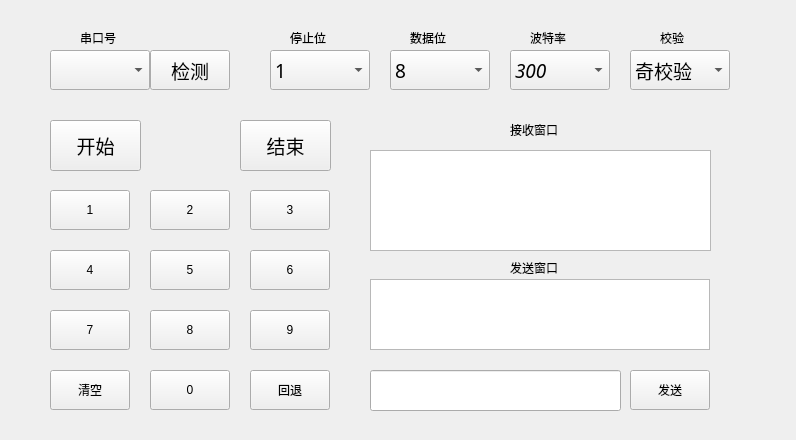
<?xml version="1.0" encoding="UTF-8"?>
<ui version="4.0">
 <class>Serial</class>
 <widget class="QWidget" name="Serial">
  <property name="geometry">
   <rect>
    <x>0</x>
    <y>0</y>
    <width>796</width>
    <height>440</height>
   </rect>
  </property>
  <property name="minimumSize">
   <size>
    <width>796</width>
    <height>440</height>
   </size>
  </property>
  <property name="windowTitle">
   <string>串口功能展示</string>
  </property>
  <widget class="QPushButton" name="pushButton_del">
   <property name="geometry">
    <rect>
     <x>250</x>
     <y>370</y>
     <width>80</width>
     <height>40</height>
    </rect>
   </property>
   <property name="text">
    <string>回退</string>
   </property>
  </widget>
  <widget class="QPushButton" name="pushButton_4">
   <property name="geometry">
    <rect>
     <x>50</x>
     <y>250</y>
     <width>80</width>
     <height>40</height>
    </rect>
   </property>
   <property name="text">
    <string>4</string>
   </property>
  </widget>
  <widget class="QPushButton" name="pushButton_5">
   <property name="geometry">
    <rect>
     <x>150</x>
     <y>250</y>
     <width>80</width>
     <height>40</height>
    </rect>
   </property>
   <property name="text">
    <string>5</string>
   </property>
  </widget>
  <widget class="QPushButton" name="pushButton_6">
   <property name="geometry">
    <rect>
     <x>250</x>
     <y>250</y>
     <width>80</width>
     <height>40</height>
    </rect>
   </property>
   <property name="text">
    <string>6</string>
   </property>
  </widget>
  <widget class="QPushButton" name="pushButton_1">
   <property name="geometry">
    <rect>
     <x>50</x>
     <y>190</y>
     <width>80</width>
     <height>40</height>
    </rect>
   </property>
   <property name="text">
    <string>1</string>
   </property>
  </widget>
  <widget class="QPushButton" name="pushButton_3">
   <property name="geometry">
    <rect>
     <x>250</x>
     <y>190</y>
     <width>80</width>
     <height>40</height>
    </rect>
   </property>
   <property name="text">
    <string>3</string>
   </property>
  </widget>
  <widget class="QPushButton" name="pushButton_2">
   <property name="geometry">
    <rect>
     <x>150</x>
     <y>190</y>
     <width>80</width>
     <height>40</height>
    </rect>
   </property>
   <property name="text">
    <string>2</string>
   </property>
  </widget>
  <widget class="QPushButton" name="pushButton_clr">
   <property name="geometry">
    <rect>
     <x>50</x>
     <y>370</y>
     <width>80</width>
     <height>40</height>
    </rect>
   </property>
   <property name="text">
    <string>清空</string>
   </property>
  </widget>
  <widget class="QPushButton" name="pushButton_9">
   <property name="geometry">
    <rect>
     <x>250</x>
     <y>310</y>
     <width>80</width>
     <height>40</height>
    </rect>
   </property>
   <property name="text">
    <string>9</string>
   </property>
  </widget>
  <widget class="QPushButton" name="pushButton_7">
   <property name="geometry">
    <rect>
     <x>50</x>
     <y>310</y>
     <width>80</width>
     <height>40</height>
    </rect>
   </property>
   <property name="text">
    <string>7</string>
   </property>
  </widget>
  <widget class="QPushButton" name="pushButton_8">
   <property name="geometry">
    <rect>
     <x>150</x>
     <y>310</y>
     <width>80</width>
     <height>40</height>
    </rect>
   </property>
   <property name="text">
    <string>8</string>
   </property>
  </widget>
  <widget class="QPushButton" name="pushButton_0">
   <property name="geometry">
    <rect>
     <x>150</x>
     <y>370</y>
     <width>80</width>
     <height>40</height>
    </rect>
   </property>
   <property name="text">
    <string>0</string>
   </property>
  </widget>
  <widget class="QComboBox" name="Data_Bits">
   <property name="geometry">
    <rect>
     <x>390</x>
     <y>50</y>
     <width>100</width>
     <height>40</height>
    </rect>
   </property>
   <property name="font">
    <font>
     <family>新宋体</family>
     <pointsize>14</pointsize>
    </font>
   </property>
   <item>
    <property name="text">
     <string>8</string>
    </property>
   </item>
   <item>
    <property name="text">
     <string>7</string>
    </property>
   </item>
   <item>
    <property name="text">
     <string>6</string>
    </property>
   </item>
   <item>
    <property name="text">
     <string>5</string>
    </property>
   </item>
  </widget>
  <widget class="QLabel" name="label_3">
   <property name="geometry">
    <rect>
     <x>410</x>
     <y>30</y>
     <width>36</width>
     <height>16</height>
    </rect>
   </property>
   <property name="text">
    <string>数据位</string>
   </property>
  </widget>
  <widget class="QLabel" name="label">
   <property name="geometry">
    <rect>
     <x>80</x>
     <y>30</y>
     <width>36</width>
     <height>16</height>
    </rect>
   </property>
   <property name="text">
    <string>串口号</string>
   </property>
  </widget>
  <widget class="QPushButton" name="Scan">
   <property name="geometry">
    <rect>
     <x>150</x>
     <y>50</y>
     <width>80</width>
     <height>40</height>
    </rect>
   </property>
   <property name="font">
    <font>
     <family>新宋体</family>
     <pointsize>14</pointsize>
    </font>
   </property>
   <property name="text">
    <string>检测</string>
   </property>
  </widget>
  <widget class="QComboBox" name="Serial_List">
   <property name="geometry">
    <rect>
     <x>50</x>
     <y>50</y>
     <width>100</width>
     <height>40</height>
    </rect>
   </property>
   <property name="font">
    <font>
     <family>新宋体</family>
     <pointsize>14</pointsize>
    </font>
   </property>
  </widget>
  <widget class="QLabel" name="label_2">
   <property name="geometry">
    <rect>
     <x>530</x>
     <y>30</y>
     <width>36</width>
     <height>16</height>
    </rect>
   </property>
   <property name="text">
    <string>波特率</string>
   </property>
  </widget>
  <widget class="QComboBox" name="Baud_Rate">
   <property name="geometry">
    <rect>
     <x>510</x>
     <y>50</y>
     <width>100</width>
     <height>40</height>
    </rect>
   </property>
   <property name="font">
    <font>
     <family>新宋体</family>
     <pointsize>14</pointsize>
     <italic>true</italic>
    </font>
   </property>
   <item>
    <property name="text">
     <string>300</string>
    </property>
   </item>
   <item>
    <property name="text">
     <string>600</string>
    </property>
   </item>
   <item>
    <property name="text">
     <string>1200</string>
    </property>
   </item>
   <item>
    <property name="text">
     <string>1800</string>
    </property>
   </item>
   <item>
    <property name="text">
     <string>2400</string>
    </property>
   </item>
   <item>
    <property name="text">
     <string>4800</string>
    </property>
   </item>
   <item>
    <property name="text">
     <string>9600</string>
    </property>
   </item>
   <item>
    <property name="text">
     <string>19200</string>
    </property>
   </item>
   <item>
    <property name="text">
     <string>38400</string>
    </property>
   </item>
   <item>
    <property name="text">
     <string>57600</string>
    </property>
   </item>
   <item>
    <property name="text">
     <string>115200</string>
    </property>
   </item>
   <item>
    <property name="text">
     <string>230400</string>
    </property>
   </item>
  </widget>
  <widget class="QPushButton" name="Stop">
   <property name="geometry">
    <rect>
     <x>240</x>
     <y>120</y>
     <width>91</width>
     <height>51</height>
    </rect>
   </property>
   <property name="font">
    <font>
     <family>新宋体</family>
     <pointsize>14</pointsize>
    </font>
   </property>
   <property name="text">
    <string>结束</string>
   </property>
  </widget>
  <widget class="QPushButton" name="Start">
   <property name="geometry">
    <rect>
     <x>50</x>
     <y>120</y>
     <width>91</width>
     <height>51</height>
    </rect>
   </property>
   <property name="font">
    <font>
     <family>新宋体</family>
     <pointsize>14</pointsize>
    </font>
   </property>
   <property name="text">
    <string>开始</string>
   </property>
  </widget>
  <widget class="QLabel" name="label_7">
   <property name="geometry">
    <rect>
     <x>510</x>
     <y>260</y>
     <width>204</width>
     <height>16</height>
    </rect>
   </property>
   <property name="text">
    <string>发送窗口</string>
   </property>
  </widget>
  <widget class="QTextBrowser" name="textBrowser">
   <property name="geometry">
    <rect>
     <x>370</x>
     <y>150</y>
     <width>341</width>
     <height>101</height>
    </rect>
   </property>
  </widget>
  <widget class="QLabel" name="label_6">
   <property name="geometry">
    <rect>
     <x>510</x>
     <y>120</y>
     <width>61</width>
     <height>20</height>
    </rect>
   </property>
   <property name="text">
    <string>接收窗口</string>
   </property>
  </widget>
  <widget class="QTextBrowser" name="History">
   <property name="geometry">
    <rect>
     <x>370</x>
     <y>279</y>
     <width>340</width>
     <height>71</height>
    </rect>
   </property>
  </widget>
  <widget class="QLineEdit" name="lineEdit">
   <property name="geometry">
    <rect>
     <x>370</x>
     <y>370</y>
     <width>251</width>
     <height>41</height>
    </rect>
   </property>
  </widget>
  <widget class="QPushButton" name="Emit">
   <property name="geometry">
    <rect>
     <x>630</x>
     <y>370</y>
     <width>80</width>
     <height>40</height>
    </rect>
   </property>
   <property name="text">
    <string>发送</string>
   </property>
  </widget>
  <widget class="QComboBox" name="Stop_Bits">
   <property name="geometry">
    <rect>
     <x>270</x>
     <y>50</y>
     <width>100</width>
     <height>40</height>
    </rect>
   </property>
   <property name="font">
    <font>
     <family>新宋体</family>
     <pointsize>14</pointsize>
    </font>
   </property>
   <item>
    <property name="text">
     <string>1</string>
    </property>
   </item>
   <item>
    <property name="text">
     <string>2</string>
    </property>
   </item>
  </widget>
  <widget class="QLabel" name="label_4">
   <property name="geometry">
    <rect>
     <x>290</x>
     <y>30</y>
     <width>36</width>
     <height>16</height>
    </rect>
   </property>
   <property name="text">
    <string>停止位</string>
   </property>
  </widget>
  <widget class="QComboBox" name="Check">
   <property name="geometry">
    <rect>
     <x>630</x>
     <y>50</y>
     <width>100</width>
     <height>40</height>
    </rect>
   </property>
   <property name="font">
    <font>
     <family>新宋体</family>
     <pointsize>14</pointsize>
    </font>
   </property>
   <item>
    <property name="text">
     <string>奇校验</string>
    </property>
   </item>
   <item>
    <property name="text">
     <string>偶校验</string>
    </property>
   </item>
   <item>
    <property name="text">
     <string>无校验</string>
    </property>
   </item>
  </widget>
  <widget class="QLabel" name="label_5">
   <property name="geometry">
    <rect>
     <x>660</x>
     <y>30</y>
     <width>24</width>
     <height>16</height>
    </rect>
   </property>
   <property name="text">
    <string>校验</string>
   </property>
  </widget>
 </widget>
 <resources/>
 <connections/>
</ui>
